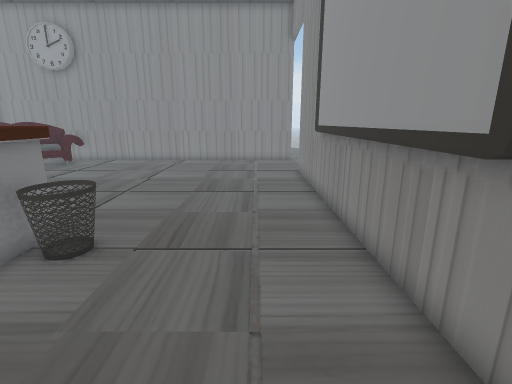
[1] (above)

17 first-person views from a walk through a scene from a Unity 3-D project. The camera is 1.5 m above the floor, tilts 14° down and sees 85° across. Doors are open. The floor is counted in squares, 0.5 m on a side. Each view is taken from the middle of a square. On the plan, view 1 faces up. The plan holds only what a view shows up to about 20 squares ahead; the rest is blank. The place goes on beyond the plan. Some surface patterns are stand-ins.

[2]
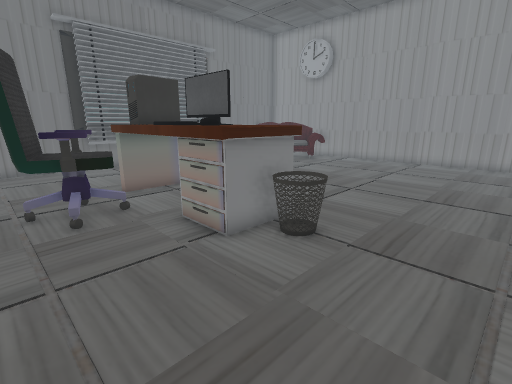

[3]
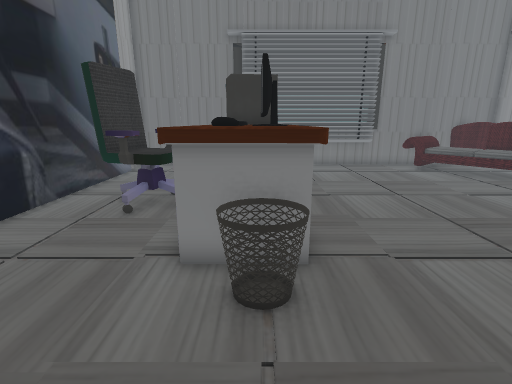

[4]
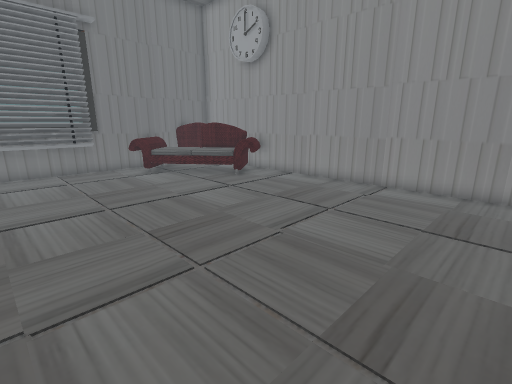

[5]
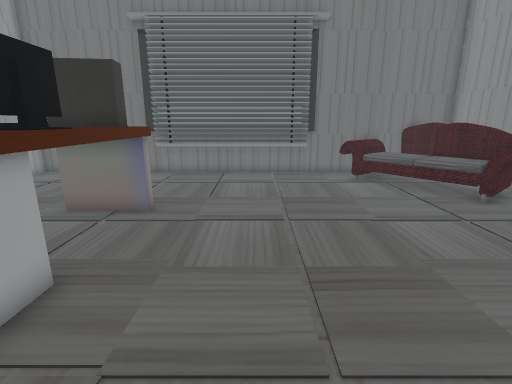

[6]
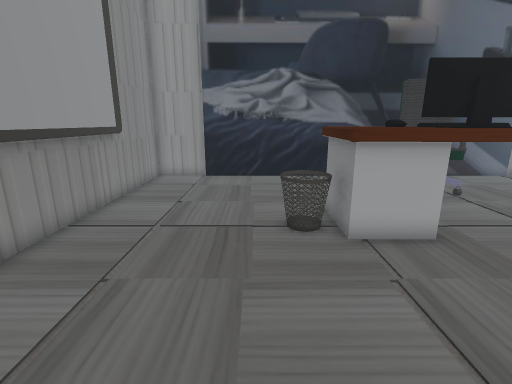

[7]
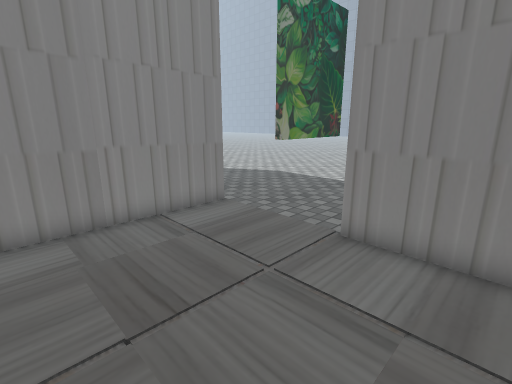

[8]
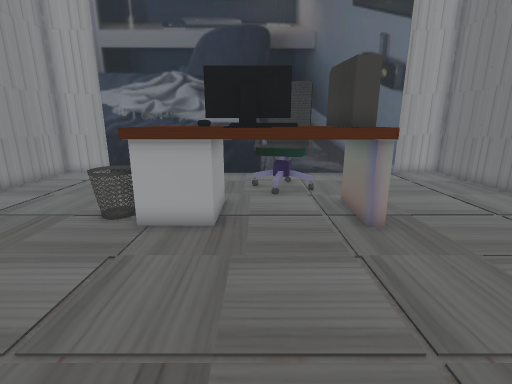

[9]
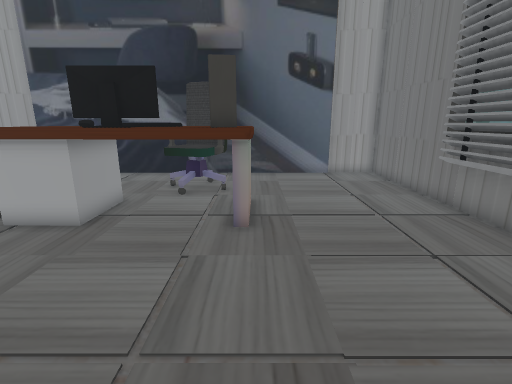

[10]
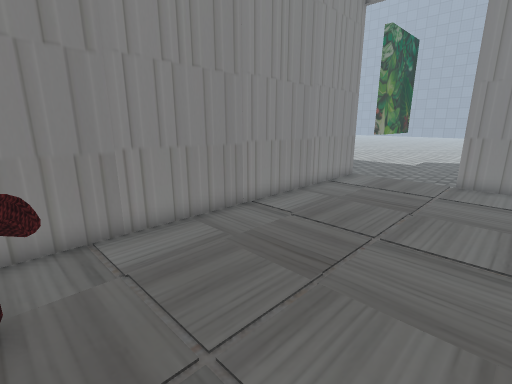

[11]
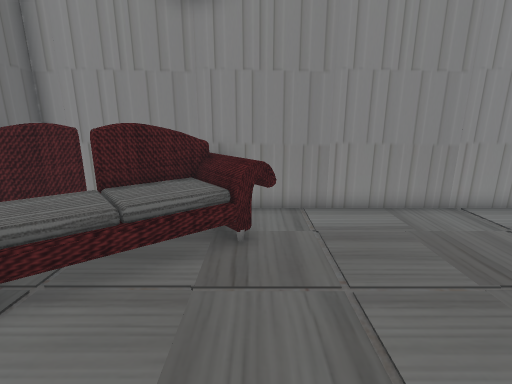

[12]
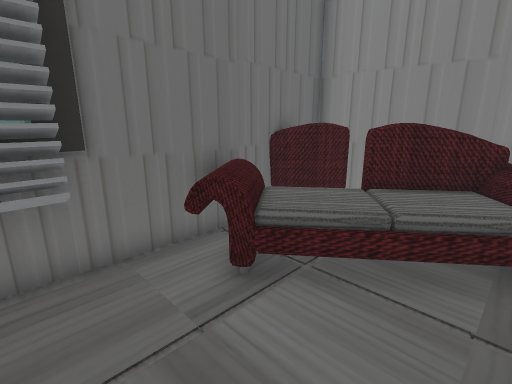

[13]
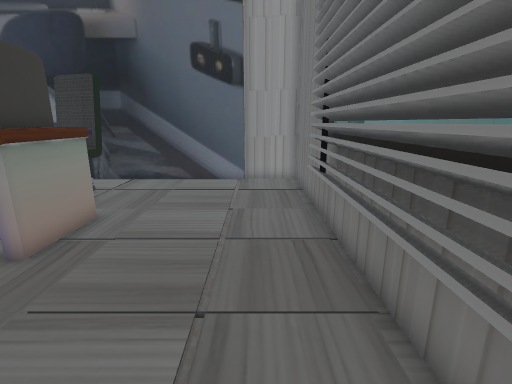

[14]
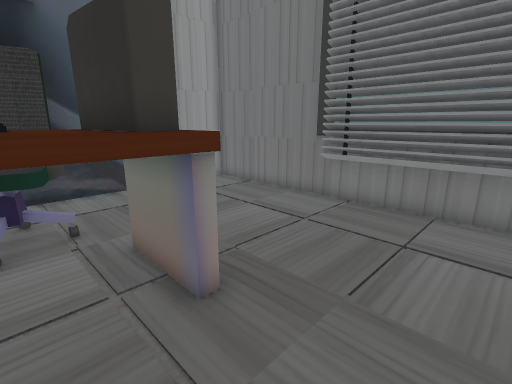

[15]
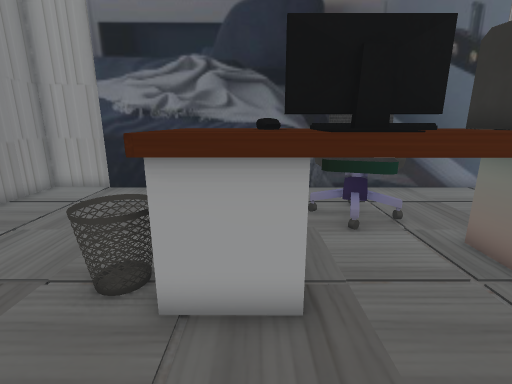

[16]
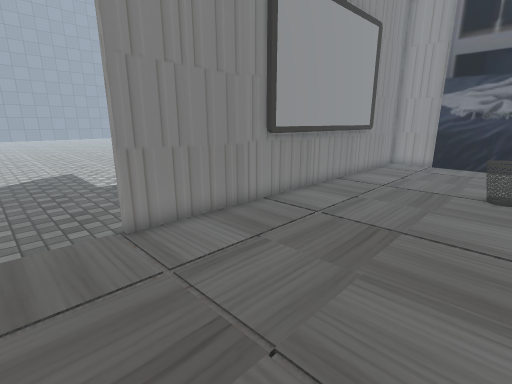

[17]
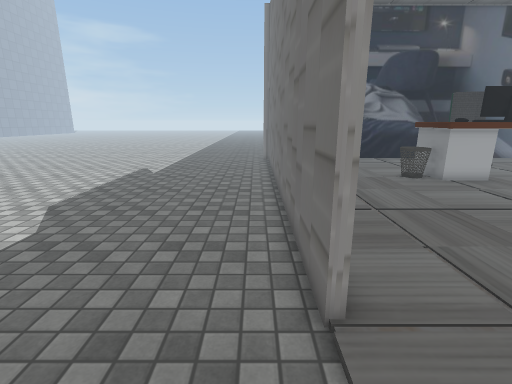

### Floor plan
Key: @ floor where view 1 was taken; # wall or solid block; . main floor; : floor 0.5 m higher than the main floor; + floor 0.75 m higher than the main floor; D open door; S sofa; T table; M monitor; K keyboard; C chair; O other object.
Columns run from 21 left of view 1 to 20 right of it. Each row starts with its distance up from view 1.
 26                            ......
 25                           ........
 24                          ..........
 23  ########################..........
 22  #     S ..............DD.........
 21  #SS.SSSS..............DD.......
 20  #..SS++S..............DD.......
 19  #.:  +................DD.................
 18  #S  +.................DD.................
 17  #S +...................#................
 16  #SS....................#................
 15  #......................#..............
 14 ###.....................#.............
 13  ##.....................#.........
 12  ##.....................#..........
 11  ##....................##...........
 10  ##....................##............
  9  ##....................##............
  8  ##....................##.............
  7  ##.....TTTTMMTTTO.....##..............
  6  ##.....TTTMMMTTTO.....##...............
  5 ## .....TTTKKKTTTO.....##................
  4  #......TTTTTTTTT......##.................
  3  #.......CCCC..........##.................
  2  #.......CCCC...........#.................
  1  #.......CCCC...........#
  0  #...................@..#
 -1  #......................#
 -2  ########################

Positions as (right, up) in squares from view 1, and headings:
1: (0, 0), facing up
2: (0, 0), facing up-left
3: (0, 6), facing left
4: (-1, 9), facing up-left
5: (-3, 11), facing left
6: (-3, 14), facing down
7: (-4, 14), facing up-right
8: (-9, 15), facing down
9: (-13, 15), facing down
10: (-13, 15), facing up-right
11: (-13, 13), facing up
12: (-14, 13), facing up-left
13: (-18, 13), facing down
14: (-10, 11), facing down-left
15: (-7, 11), facing down
16: (-5, 20), facing down-right
17: (4, 21), facing down
